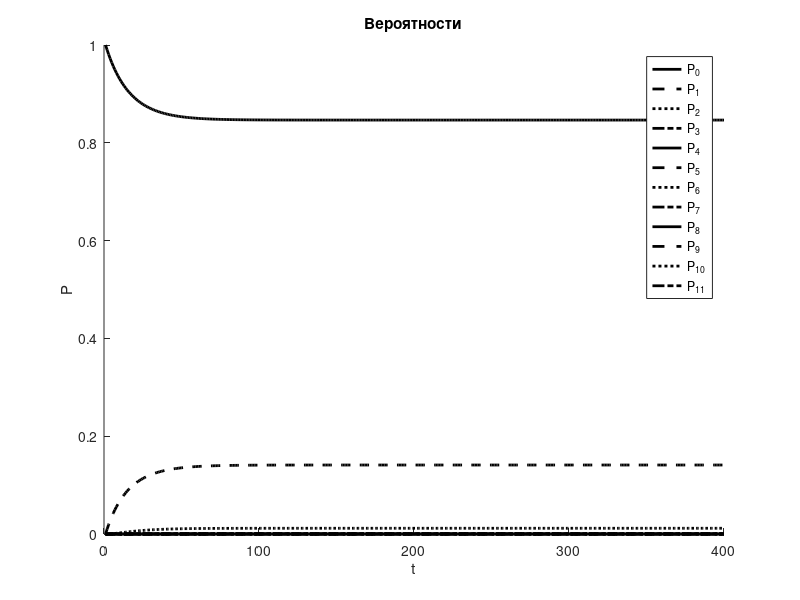

Source code (MATLAB):
function [p] = SMO_Kolmogorov
l = 1;            % Интенсивность поступления заявок
mu = 6;           % Интенсивность обслуживания
dt = 0.01;        % Шаг по времени
T = 400;           % Общее время моделирования
Ns = 12;           % Число состояний (P0 ... P11)
Ed = eye(Ns);

% Задание матрицы коэффициентов A
A = [...
    -l       mu         0        0       0       0       0       0       0       0       0       0;
     l    -(l+mu)     2*mu       0       0       0       0       0       0       0       0       0;
     0       l      -(l+2*mu)  3*mu      0       0       0       0       0       0       0       0;
     0       0         l     -(l+3*mu)  4*mu     0       0       0       0       0       0       0;
     0       0         0        l    -(l+4*mu)  5*mu     0       0       0       0       0       0;
     0       0         0        0       l    -(l+5*mu)  5*mu     0       0       0       0       0;
     0       0         0        0       0       l    -(l+5*mu)  5*mu     0       0       0       0;
     0       0         0        0       0       0       l    -(l+5*mu)  5*mu     0       0       0;
     0       0         0        0       0       0       0       l    -(l+5*mu)  5*mu     0       0;
     0       0         0        0       0       0       0       0       l    -(l+5*mu)  5*mu     0;
     0       0         0        0       0       0       0       0       0       l    -(l+5*mu)  5*mu;
     0       0         0        0       0       0       0       0       0       0       l     -5*mu
];
% Инициализация
D = Ed+dt*A;
p = zeros(Ns, T);

p(:,1) = [1;0;0;0;0;0;0;0;0;0;0;0];
for t = 2:T
    p(:,t)=D*p(:,t-1);
end
t = 1:T;

% График

figure;
hold on;
lineStyles = {'-', '--', ':', '-.', '-', '--', ':', '-.', '-', '--', ':', '-.'};
for k = 1:Ns
    plot(t, p(k, :), 'Color', 'k', 'LineStyle', lineStyles{k}, 'LineWidth', 2);
end
title('Вероятности');
xlabel('t');
ylabel('P');
legend(arrayfun(@(k) sprintf('P_{%d}', k-1), 1:Ns, 'UniformOutput', false));
hold off;

end

[p] = SMO_Kolmogorov;